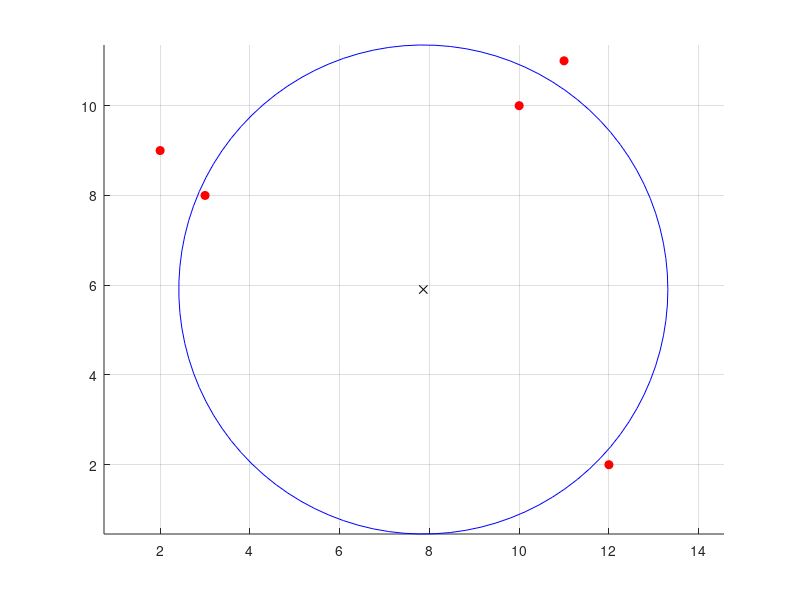

Recreate this plot in MATLAB.
clear; clc; close all;

function [u, iter] = gaussNewton(u0, tol, maxiter, data)
    u = u0;
    for iter = 1:maxiter
        r = residualer(u, data);  % ber res
        J = jac_res(u, data); % ber jac
        delta = - (J' * J) \ (J' * r);
        u = u + delta;
        if norm(delta, inf) < tol
            break;
        end
    end
end

function r = residualer(u, data)
    X = u(1); Y = u(2); R = u(3);
    n = size(data, 1);
    r = zeros(n, 1);
    for i = 1:n
        x_i = data(i, 1);
        y_i = data(i, 2);
        if i == 3
            r(i) = 3 * ( (x_i - X)^2 + (y_i - Y)^2 - R^2 );
        else
            r(i) = (x_i - X)^2 + (y_i - Y)^2 - R^2;
        end
    end
end


function J = jac_res(u, data)
    X = u(1); Y = u(2); R = u(3);
    n = size(data, 1);
    J = zeros(n, 3);
    for i = 1:n
        x_i = data(i, 1);
        y_i = data(i, 2);
        if i == 3
            J(i,1) = 3 * (-2*(x_i - X));
            J(i,2) = 3 * (-2*(y_i - Y));
            J(i,3) = 3 * (-2*R);
        else
            J(i,1) = -2*(x_i - X);
            J(i,2) = -2*(y_i - Y);
            J(i,3) = -2*R;
        end
    end
end

punkter = [10, 10;
        12, 2;
         3, 8;
        11, 11;
         2, 9];

% start giss
% mittp. = medel av p.
% R medel avs.
X0 = mean(punkter(:,1));
Y0 = mean(punkter(:,2));
R0 = mean(sqrt((punkter(:,1)-X0).^2 + (punkter(:,2)-Y0).^2));
u0 = [X0; Y0; R0];

tol = 1e-6;
maxiter = 100;

% anrop
[u, iter] = gaussNewton(u0, tol, maxiter, punkter);

% cirk param
X = u(1);
Y = u(2);
R = u(3);

disp(['medel = (', num2str(X, '%.4f'), ', ', num2str(Y, '%.4f'), ')']);
disp([' radie= ', num2str(R, '%.4f')]);

% visa
fi = linspace(0, 2*pi, 100);
x_circ = X + R * cos(fi);
y_circ = Y + R * sin(fi);

figure;
hold on;
plot(x_circ, y_circ, 'b-');
plot(punkter(:,1), punkter(:,2), 'ro', 'MarkerFaceColor', 'r');
plot(X, Y, 'kx');
axis equal;
grid on;
